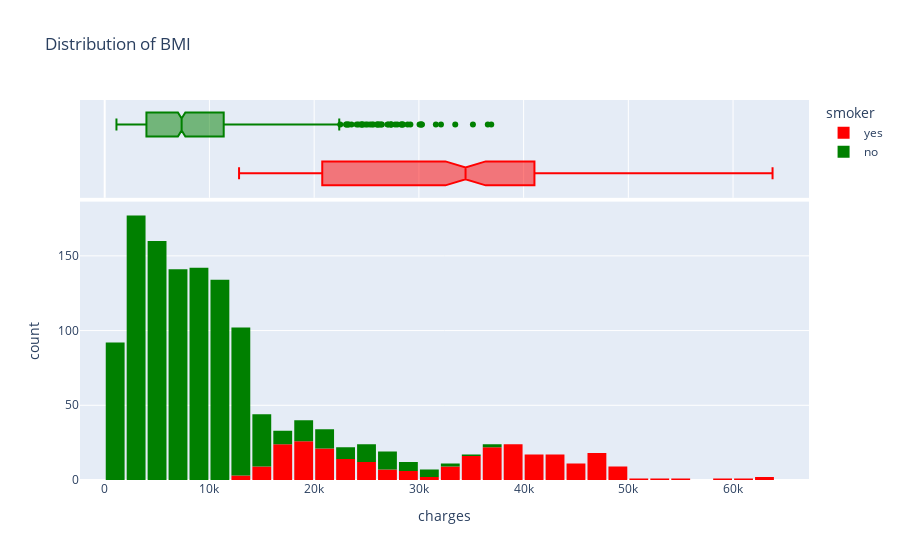

The cell this chart's notebook holds for it:
### Code cell
fig = px.histogram(medical_df,x='charges',color='smoker',nbins=47,title='Distribution of BMI',marginal='box',color_discrete_sequence=['red','green'])
fig.update_layout(bargap=0.1)
fig.show()

### Figure 1 — Plotly figure (JSON) as saved in the notebook; plotly's stock layout.template omitted (floating-point values rounded to 4 significant figures; data arrays with more than 128 entries replaced by an {"elided": "..."} marker saying what was removed)
{"data": [{"alignmentgroup": "True", "bingroup": "x", "hovertemplate": "smoker=yes<br>charges=%{x}<br>count=%{y}<extra></extra>", "legendgroup": "yes", "marker": {"color": "red", "pattern": {"shape": ""}}, "name": "yes", "nbinsx": 47, "offsetgroup": "yes", "orientation": "v", "showlegend": true, "type": "histogram", "x": {"elided": "274 float values"}, "xaxis": "x", "yaxis": "y"}, {"alignmentgroup": "True", "hovertemplate": "smoker=yes<br>charges=%{x}<extra></extra>", "legendgroup": "yes", "marker": {"color": "red"}, "name": "yes", "notched": true, "offsetgroup": "yes", "showlegend": false, "type": "box", "x": {"elided": "274 float values"}, "xaxis": "x2", "yaxis": "y2"}, {"alignmentgroup": "True", "bingroup": "x", "hovertemplate": "smoker=no<br>charges=%{x}<br>count=%{y}<extra></extra>", "legendgroup": "no", "marker": {"color": "green", "pattern": {"shape": ""}}, "name": "no", "nbinsx": 47, "offsetgroup": "no", "orientation": "v", "showlegend": true, "type": "histogram", "x": {"elided": "1064 float values"}, "xaxis": "x", "yaxis": "y"}, {"alignmentgroup": "True", "hovertemplate": "smoker=no<br>charges=%{x}<extra></extra>", "legendgroup": "no", "marker": {"color": "green"}, "name": "no", "notched": true, "offsetgroup": "no", "showlegend": false, "type": "box", "x": {"elided": "1064 float values"}, "xaxis": "x2", "yaxis": "y2"}], "layout": {"bargap": 0.1, "barmode": "relative", "legend": {"title": {"text": "smoker"}, "tracegroupgap": 0}, "title": {"text": "Distribution of BMI"}, "xaxis": {"anchor": "y", "domain": [0, 1], "title": {"text": "charges"}}, "xaxis2": {"anchor": "y2", "domain": [0, 1], "matches": "x", "showgrid": true, "showticklabels": false}, "yaxis": {"anchor": "x", "domain": [0, 0.7326], "title": {"text": "count"}}, "yaxis2": {"anchor": "x2", "domain": [0.7426, 1], "matches": "y2", "showgrid": false, "showline": false, "showticklabels": false, "ticks": ""}}}
